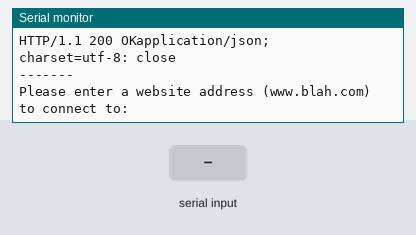
The program below on a simulated ESP8266 (NodeMCU). Parts: the last lines printed to the serial monitor. Inputs (shaded band) come from the test bench. WiFi joins after 1.5 s; servers stay silent unless stated; uploads are accepted with an empty reply; the local clock reads 2024-03-15 10:24:30 at power-on unless the program sets it; storage starts empty.

Above: at 2.9 s.
3.0 s: "1\n" received over Serial
At 4.16 s:
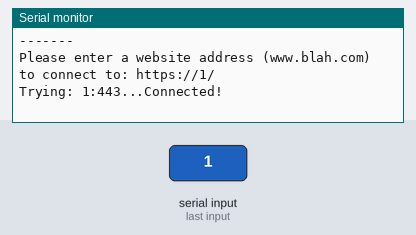
5.5 s: "0\n" received over Serial
At 6.66 s:
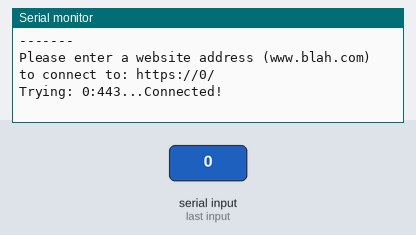
7.0 s: "2\n" received over Serial
At 8.16 s:
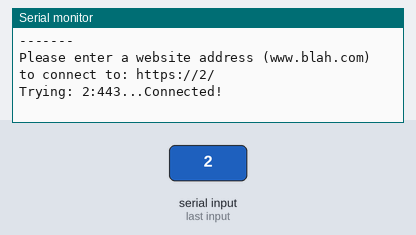

Measured:
- after the input at 3.0 s, the serial monitor: prints a new line after 1.0 s (image 1)
- after the input at 5.5 s, the serial monitor: prints a new line after 1.0 s (image 2)
- after the input at 7.0 s, the serial monitor: prints a new line after 1.0 s (image 3)

The program:

main.cpp
```cpp
// Demonstrate the CertStore object with WiFiClientBearSSL
//
// Before running, you must download the set of certs using
// the script "certs-from-mozilla.py" (no parameters)
// and then uploading the generated .AR file to LittleFS or SD.
//
// You do not need to generate the ".IDX" file listed below,
// it is generated automatically when the CertStore object
// is created and written to SD or LittleFS by the ESP8266.
//
// Why would you need a CertStore?
//
// If you know the exact server being connected to, or you
// are generating your own self-signed certificates and aren't
// allowing connections to HTTPS/TLS servers out of your
// control, then you do NOT want a CertStore.  Hardcode the
// self-signing CA or the site's x.509 certificate directly.
//
// However, if you don't know what specific sites the system
// will be required to connect to and verify, a
// CertStore can allow you to select from among
// 10s or 100s of CAs against which you can check the
// target's X.509, without taking any more RAM than a single
// certificate.  This is the same way that standard browsers
// and operating systems verify SSL connections.
//
// About the chosen certs:
// The certificates are scraped from the Mozilla.org current
// list, but please don't take this as an endorsement or a
// requirement:  it is up to YOU, the USER, to specify the
// certificate authorities you will use as trust bases.
//
// Mar 2018 by Earle F. Philhower, III
// Released to the public domain

#include <ESP8266WiFi.h>
#include <CertStoreBearSSL.h>
#include <time.h>
#include <FS.h>
#include <LittleFS.h>

#ifndef STASSID
#define STASSID "CPHBUS"
#define STAPSK "Cphbus2012"
#endif

const char *ssid = STASSID;
const char *pass = STAPSK;

// A single, global CertStore which can be used by all
// connections.  Needs to stay live the entire time any of
// the WiFiClientBearSSLs are present.
BearSSL::CertStore certStore;

// Set time via NTP, as required for x.509 validation
void setClock() {
  configTime(3 * 3600, 0, "pool.ntp.org", "time.nist.gov");

  Serial.print("Waiting for NTP time sync: ");
  time_t now = time(nullptr);
  while (now < 8 * 3600 * 2) {
    delay(500);
    Serial.print(".");
    now = time(nullptr);
  }
  Serial.println("");
  struct tm timeinfo;
  gmtime_r(&now, &timeinfo);
  Serial.print("Current time: ");
  Serial.print(asctime(&timeinfo));
}

// Try and connect using a WiFiClientBearSSL to specified host:port and dump URL
void fetchURL(BearSSL::WiFiClientSecure *client, const char *host, const uint16_t port, const char *path) {
  if (!path) { path = "/"; }

  Serial.printf("Trying: %s:443...", host);
  if (!client->connect(host, port)) {
    Serial.printf("*** Can't connect. ***\n-------\n");
    return;
  }
  Serial.printf("Connected!\n-------\n");
  client->write("GET ");
  client->write(path);
  client->write(" HTTP/1.0\r\nHost: ");
  client->write(host);
  client->write("\r\nUser-Agent: ESP8266\r\n");
  client->write("\r\n");
  uint32_t to = millis() + 5000;
  while (client->available()) {
    do {
      char tmp[32];
      memset(tmp, 0, 32);
      int rlen = client->read((uint8_t *)tmp, sizeof(tmp) - 1);
      yield();
      if (rlen < 0) { break; }
      // Only print out first line up to \r, then abort connection
      char *nl = strchr(tmp, '\r');
      if (nl) {
        *nl = 0;
        Serial.print(tmp);
        break;
      }
      Serial.print(tmp);
    } while (millis() < to);
  }
  client->stop();
  Serial.printf("\n-------\n");
}

void setup() {
  Serial.begin(115200);
  Serial.println();
  Serial.println();

  LittleFS.begin();

  // We start by connecting to a WiFi network
  Serial.print("Connecting to ");
  Serial.println(ssid);
  WiFi.mode(WIFI_STA);
  WiFi.begin(ssid, pass);

  while (WiFi.status() != WL_CONNECTED) {
    delay(500);
    Serial.print(".");
  }
  Serial.println("");

  Serial.println("WiFi connected");
  Serial.println("IP address: ");
  Serial.println(WiFi.localIP());

  setClock();  // Required for X.509 validation

  int numCerts = certStore.initCertStore(LittleFS, PSTR("/certs.idx"), PSTR("/certs.ar"));
  Serial.printf("Number of CA certs read: %d\n", numCerts);
  if (numCerts == 0) {
    Serial.printf("No certs found. Did you run certs-from-mozilla.py and upload the LittleFS directory before running?\n");
    return;  // Can't connect to anything w/o certs!
  }

  BearSSL::WiFiClientSecure *bear = new BearSSL::WiFiClientSecure();
  // Integrate the cert store with this connection
  bear->setCertStore(&certStore);
  Serial.printf("Attempting to fetch https://github.com/...\n");
  fetchURL(bear, "github.com", 443, "/");
  delete bear;
}

void loop() {
  Serial.printf("\nPlease enter a website address (www.blah.com) to connect to: ");
  String site;
  do { site = Serial.readString(); } while (site == "");
  // Strip newline if present
  site.replace(String("\r"), emptyString);
  site.replace(String("\n"), emptyString);
  Serial.printf("https://%s/\n", site.c_str());

  BearSSL::WiFiClientSecure *bear = new BearSSL::WiFiClientSecure();
  // Integrate the cert store with this connection
  bear->setCertStore(&certStore);
  fetchURL(bear, site.c_str(), 443, "/");
  delete bear;
}
```
